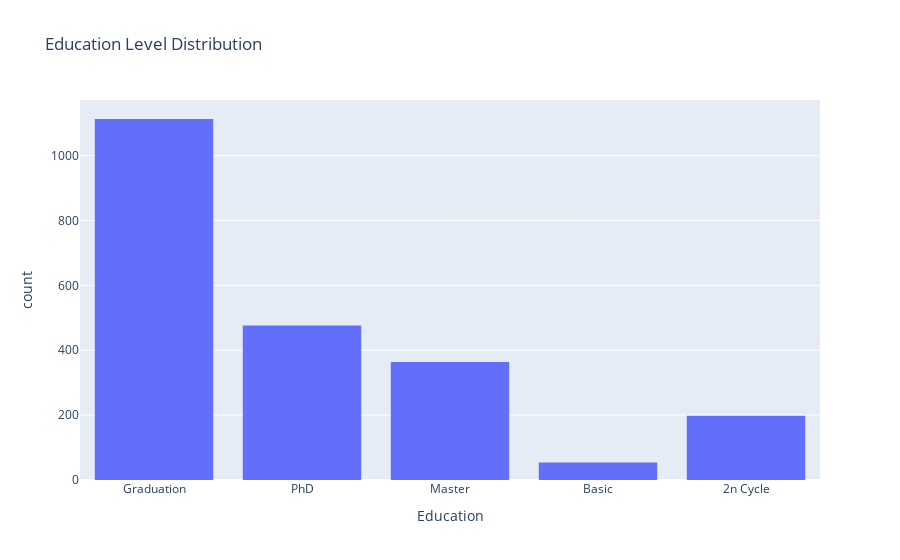

Here is the notebook cell this chart was saved with:
### Code cell
fig2 = px.histogram(df, x='Education', nbins=5, title="Education Level Distribution")
fig2.show()

### Figure 1 — Plotly figure (JSON) as saved in the notebook; plotly's stock layout.template omitted (floating-point values rounded to 4 significant figures; data arrays with more than 128 entries replaced by an {"elided": "..."} marker saying what was removed)
{"data": [{"alignmentgroup": "True", "bingroup": "x", "hovertemplate": "Education=%{x}<br>count=%{y}<extra></extra>", "legendgroup": "", "marker": {"color": "#636efa", "pattern": {"shape": ""}}, "name": "", "nbinsx": 5, "offsetgroup": "", "orientation": "v", "showlegend": false, "type": "histogram", "x": {"elided": "2205 str values"}, "xaxis": "x", "yaxis": "y"}], "layout": {"barmode": "relative", "legend": {"tracegroupgap": 0}, "title": {"text": "Education Level Distribution"}, "xaxis": {"anchor": "y", "domain": [0, 1], "title": {"text": "Education"}}, "yaxis": {"anchor": "x", "domain": [0, 1], "title": {"text": "count"}}}}
